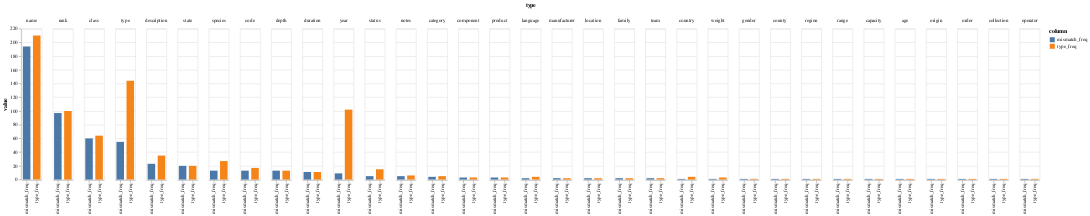

Source (notebook cell):
### Code cell
alt.Chart(combined_freq_df.reset_index()).transform_fold(
      ['type_freq', 'mismatch_freq'],
      as_=['column', 'value']
    ).mark_bar(size=15).encode(
    column=alt.Column('type:O', sort=alt.EncodingSortField(
                field="mismatch_freq",  
                order="descending")),
    x = alt.X('column:N',
              title = '',
              ),
    y=alt.Y('value:Q'),
    color='column:N'
)

### Figure 1 — Vega-Lite specification as saved in the notebook (floating-point values rounded to 4 significant figures)
{"config": {"view": {"continuousWidth": 400, "continuousHeight": 300}}, "data": {"name": "data-9be2c26bf578430cecca8ddeeb6bed77"}, "mark": {"type": "bar", "size": 15}, "encoding": {"color": {"field": "column", "type": "nominal"}, "column": {"field": "type", "sort": {"field": "mismatch_freq", "order": "descending"}, "type": "ordinal"}, "x": {"field": "column", "title": "", "type": "nominal"}, "y": {"field": "value", "type": "quantitative"}}, "transform": [{"fold": ["type_freq", "mismatch_freq"], "as": ["column", "value"]}], "$schema": "https://vega.github.io/schema/vega-lite/v4.17.0.json", "datasets": {"data-9be2c26bf578430cecca8ddeeb6bed77": [{"type": "name", "type_freq": 210, "mismatch_freq": 194}, {"type": "type", "type_freq": 144, "mismatch_freq": 55}, {"type": "year", "type_freq": 102, "mismatch_freq": 9}, {"type": "rank", "type_freq": 100, "mismatch_freq": 97}, {"type": "class", "type_freq": 64, "mismatch_freq": 60}, {"type": "description", "type_freq": 35, "mismatch_freq": 23}, {"type": "species", "type_freq": 27, "mismatch_freq": 13}, {"type": "state", "type_freq": 20, "mismatch_freq": 20}, {"type": "code", "type_freq": 17, "mismatch_freq": 13}, {"type": "status", "type_freq": 15, "mismatch_freq": 5}, {"type": "depth", "type_freq": 13, "mismatch_freq": 13}, {"type": "duration", "type_freq": 11, "mismatch_freq": 11}, {"type": "notes", "type_freq": 6, "mismatch_freq": 5}, {"type": "category", "type_freq": 5, "mismatch_freq": 4}, {"type": "language", "type_freq": 4, "mismatch_freq": 2}, {"type": "country", "type_freq": 4, "mismatch_freq": 1}, {"type": "component", "type_freq": 3, "mismatch_freq": 3}, {"type": "weight", "type_freq": 3, "mismatch_freq": 1}, {"type": "product", "type_freq": 3, "mismatch_freq": 3}, {"type": "manufacturer", "type_freq": 2, "mismatch_freq": 2}, {"type": "location", "type_freq": 2, "mismatch_freq": 2}, {"type": "family", "type_freq": 2, "mismatch_freq": 2}, {"type": "team", "type_freq": 2, "mismatch_freq": 2}, {"type": "gender", "type_freq": 1, "mismatch_freq": 1}, {"type": "county", "type_freq": 1, "mismatch_freq": 1}, {"type": "region", "type_freq": 1, "mismatch_freq": 1}, {"type": "range", "type_freq": 1, "mismatch_freq": 1}, {"type": "capacity", "type_freq": 1, "mismatch_freq": 1}, {"type": "age", "type_freq": 1, "mismatch_freq": 1}, {"type": "origin", "type_freq": 1, "mismatch_freq": 1}, {"type": "order", "type_freq": 1, "mismatch_freq": 1}, {"type": "collection", "type_freq": 1, "mismatch_freq": 1}, {"type": "operator", "type_freq": 1, "mismatch_freq": 1}]}}
